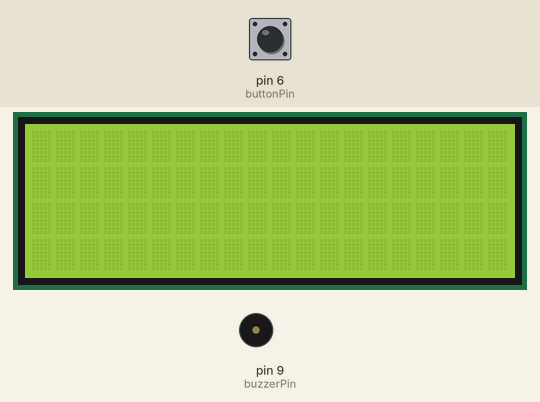
Bench run of a sketch on a simulated Arduino Uno, built with avr-gcc and run on an emulated ATmega328P. Parts: 20×4 character LCD, buzzer (waves = sounding). The test bench sets the inputs (shaded band); at power-on: pin 6 (buttonPin) HIGH. What the sketch prints to the serial monitor is not drawn.

Above: at 1.2 s.
1.3 s: pin 6 (buttonPin) pulled LOW for 0.15 s
At 3.4 s:
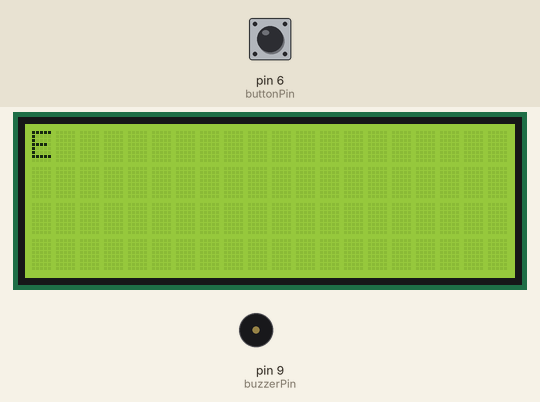
3.8 s: pin 6 (buttonPin) pulled LOW for 0.15 s
At 5.3 s:
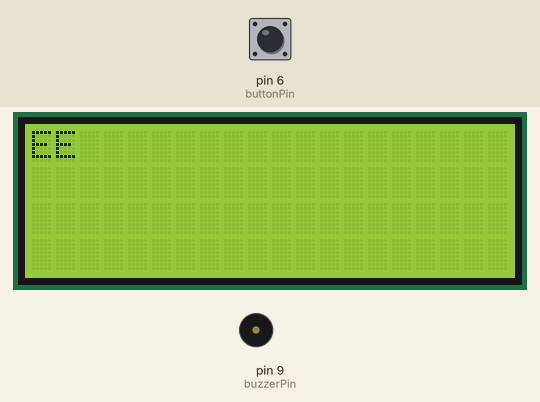
6.4 s: pin 6 (buttonPin) pulled LOW for 0.15 s
At 8.5 s:
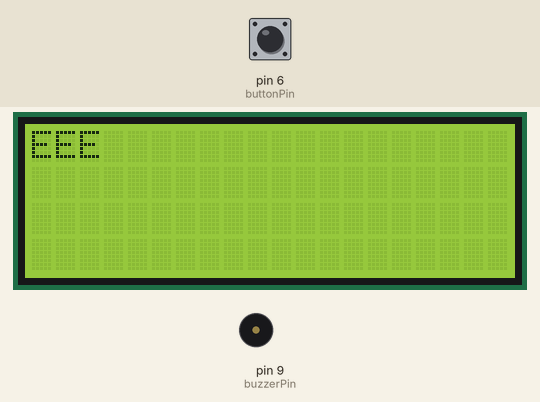
9.0 s: pin 6 (buttonPin) pulled LOW for 0.15 s
At 10.5 s:
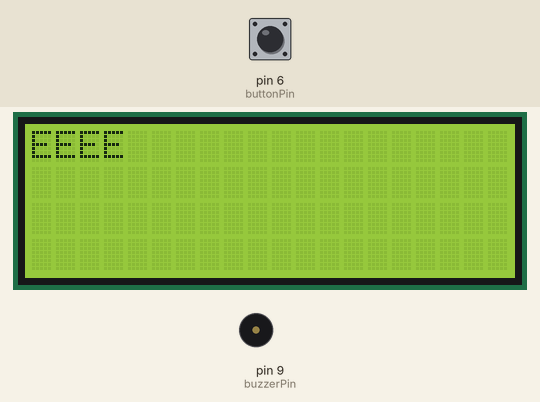
11.6 s: pin 6 (buttonPin) pulled LOW for 0.15 s
At 13.7 s:
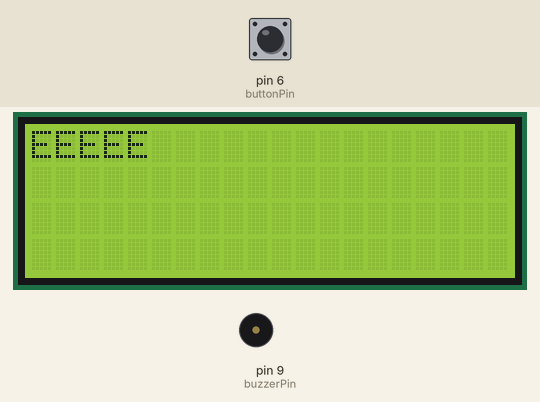
14.2 s: pin 6 (buttonPin) pulled LOW for 0.15 s
At 15.7 s:
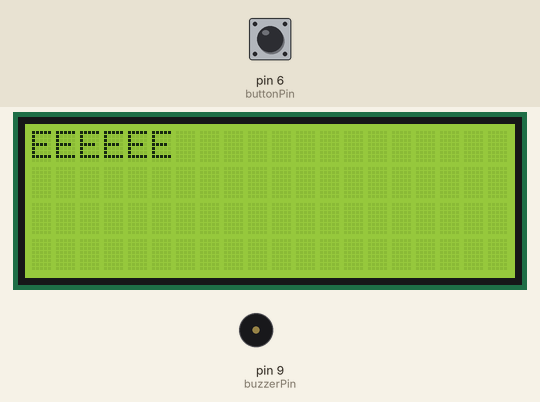
Timing chart, 0 to 17.2 s (numbered marks = the images above; inputs shaded):
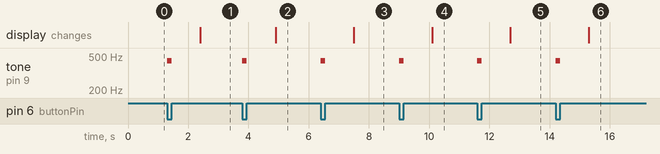

The sketch:

morse_trans.ino
```cpp
#include <LiquidCrystal.h>

/* the duration of a dot is the reference unit of time
 * dash is three times the duration of a dot
 * time between dots and dashes within a character is the duration of a dot
 * time between character is three times the duration of a dot
 * time between words must be seven times the duration of a dot
 */

int counter = 0;

const char CLEAR = 0;
const char DOT = 1;
const char DASH = 2;
const char alphabet[26][6] {
  { 'A', DOT, DASH, CLEAR, CLEAR, CLEAR},
  { 'B', DASH, DOT, DOT, DOT, CLEAR},
  { 'C', DASH, DOT, DASH, DOT, CLEAR},
  { 'D', DASH, DOT, DOT, CLEAR, CLEAR},
  { 'E', DOT, CLEAR, CLEAR, CLEAR, CLEAR},
  { 'F', DOT, DOT, DASH, DOT, CLEAR},
  { 'G', DASH, DASH, DOT, CLEAR, CLEAR},
  { 'H', DOT, DOT, DOT, DOT, CLEAR},
  { 'I', DOT, DOT, CLEAR, CLEAR, CLEAR},
  { 'J', DOT, DASH, DASH, DASH, CLEAR},
  { 'K', DASH, DOT, DASH, CLEAR, CLEAR},
  { 'L', DOT, DASH, DOT, DOT, CLEAR},
  { 'M', DASH, DASH, CLEAR, CLEAR, CLEAR},
  { 'N', DASH, DOT, CLEAR, CLEAR, CLEAR},
  { 'O', DASH, DASH, DASH, CLEAR, CLEAR},
  { 'P', DOT, DASH, DASH, DOT, CLEAR},
  { 'Q', DASH, DASH, DOT, DASH, CLEAR},
  { 'R', DOT, DASH, DOT, CLEAR, CLEAR},
  { 'S', DOT, DOT, DOT, CLEAR, CLEAR},
  { 'T', DASH, CLEAR, CLEAR, CLEAR, CLEAR},
  { 'U', DOT, DOT, DASH, CLEAR, CLEAR},
  { 'V', DOT, DOT, DOT, DASH, CLEAR},
  { 'W', DOT, DASH, DASH, CLEAR, CLEAR},
  { 'X', DASH, DOT, DOT, DASH, CLEAR},
  { 'Y', DASH, DOT, DASH, DASH, CLEAR},
  { 'Z', DASH, DASH, DOT, DOT, CLEAR}
};

const unsigned long dotDuration = 150; // duration [ms] of a dot; basic time unit
const unsigned long tolerance = 50; // duration that dash, dot or gap may deviate from the ideal length in order to still be recognized
const unsigned long dashDuration = 300;
const unsigned long shortGap = 400;
const unsigned long mediumGap = 1000;
const unsigned long longGap = 1500;

// current state of the button
enum State {
  UP = 0,
  DOWN = 1 } state;

// time index of the last button state change (from up to down or down to up)
unsigned long lastChange;

// duration of the last button press
unsigned long downDuration;

// dash-dot-sequence of the current character
char character[5];

// index of the next dot/dash in the current character
int characterIndex;

// the next thing to do
enum Action {
  START = 0,
  READ_DASHDOT = 1,
  READ_CHARACTER = 2,
  READ_WORD = 3
} action;

// pin to which the button is connected
int buttonPin = 6;
// pin to which the buzzer is connected
int buzzerPin = 9;

LiquidCrystal lcd(12, 11, 5, 4, 3, 2);

void setup() {
  Serial.begin(9600);

  lcd.begin(20, 4);

  pinMode(buttonPin, INPUT_PULLUP);

  state = UP;
  characterIndex = 0;
  downDuration = 0;
  lastChange = 0;
  action = START;
}

// reset the dash-dot-sequence of the current character
void clearCharacter() {
  characterIndex = 0;
  for (int i = 0; i < 5; ++i) {
    character[i] = CLEAR;
  }
}

// determine the next dash or dot in the dash-dot sequence of the current character
void readDashDot() {
  Serial.print("Down duration was: ");
  Serial.println(downDuration);

  if (downDuration >= dashDuration - tolerance && downDuration < dashDuration + tolerance) {
    character[characterIndex] = DASH;
    Serial.println("DASH");
    characterIndex++;
  } else if (downDuration >= dotDuration - tolerance && downDuration < dotDuration + tolerance) {
    character[characterIndex] = DOT;
    Serial.println("DOT");
    characterIndex++;
  } else {
    Serial.println("Down duration unrecognized");
  }
}

// interpret the current dash-dot-sequence as a character
char readCharacter() {
  bool found;
  for (int i = 0; i < 26; ++i) {
    found = true;
    for (int j = 0; found && j < 5; ++j) {
      if (character[j] != alphabet[i][j + 1]) {
        found = false;
      }
    }
    if (found) {
      return alphabet[i][0];
    }
  }
  return 0;
}

void loop() {
  State newState = digitalRead(buttonPin) ? UP : DOWN;

  // if the button is pressed, play a tone
  if (newState == DOWN) {
    tone(buzzerPin, 440);
  } else {
    noTone(buzzerPin);
  }

  if (newState == state) {
    if (newState == UP) {
      // calculate the the time the button has been in UP state
      unsigned long upDuration = (millis() - lastChange);

      if (action == READ_DASHDOT && upDuration >= shortGap - tolerance && upDuration < shortGap + tolerance) {
        readDashDot();
        action = READ_CHARACTER;
      } else if (action == READ_CHARACTER && upDuration >= mediumGap - tolerance && upDuration < mediumGap + tolerance) {
        char c = readCharacter();
        if (c != 0) {
          // a valid character has been recognized
          lcd.setCursor(0,0);
          Serial.print("Read character: ");
          Serial.println(c);

          lcd.setCursor(counter,0);
          counter ++;
          lcd.print(c);
        } else {
          Serial.println("Unrecognized character");
        }
        clearCharacter();
        action = READ_WORD;
      } else if (action == READ_WORD && upDuration >= longGap - tolerance && upDuration < longGap + tolerance) {
        Serial.println("Read next word");
        lcd.print(' ');
        action = READ_DASHDOT;
      }
    } else {
      downDuration = (millis() - lastChange);
    }
  } else {
    if (state == UP && newState == DOWN) {
      downDuration = 0;
    }
    lastChange = millis();
    state = newState;
    action = READ_DASHDOT;
  }
}
```

Measured:
- after the input at 1.3 s, tone on pin 9 (buzzerPin): silent → 440 Hz at once, → silent 0.15 s later; the display: changes after 1.1 s (image 1)
- after the input at 3.8 s, tone on pin 9 (buzzerPin): silent → 440 Hz at once, → silent 0.15 s later; the display: changes after 1.1 s (image 2)
- after the input at 6.4 s, tone on pin 9 (buzzerPin): silent → 440 Hz at once, → silent 0.15 s later; the display: changes after 1.1 s (image 3)
- after the input at 9.0 s, tone on pin 9 (buzzerPin): silent → 440 Hz at once, → silent 0.15 s later; the display: changes after 1.1 s (image 4)
- after the input at 11.6 s, tone on pin 9 (buzzerPin): silent → 440 Hz at once, → silent 0.15 s later; the display: changes after 1.1 s (image 5)
- after the input at 14.2 s, tone on pin 9 (buzzerPin): silent → 440 Hz at once, → silent 0.15 s later; the display: changes after 1.1 s (image 6)
